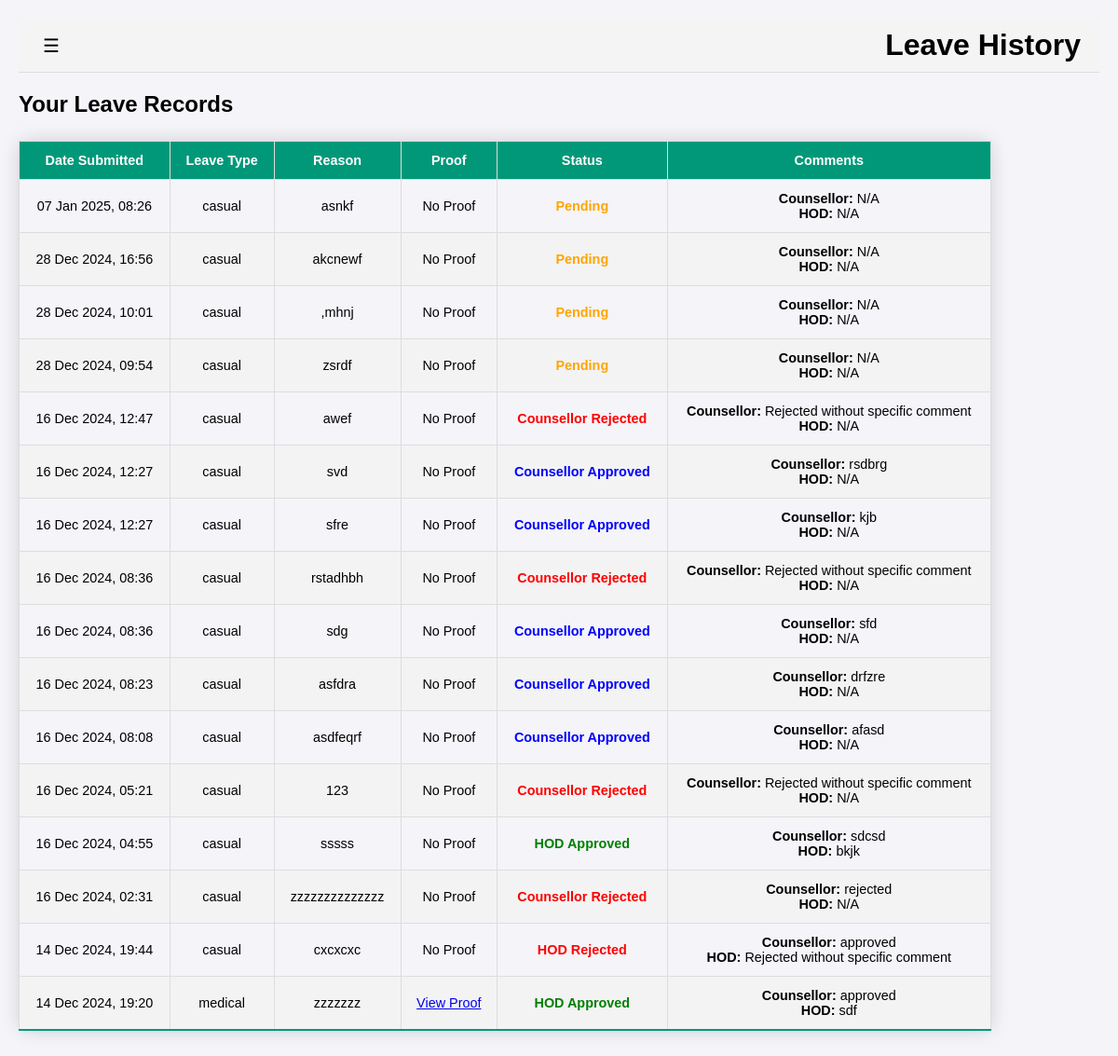
The app's page /lms/leave/history (signed in), older data.
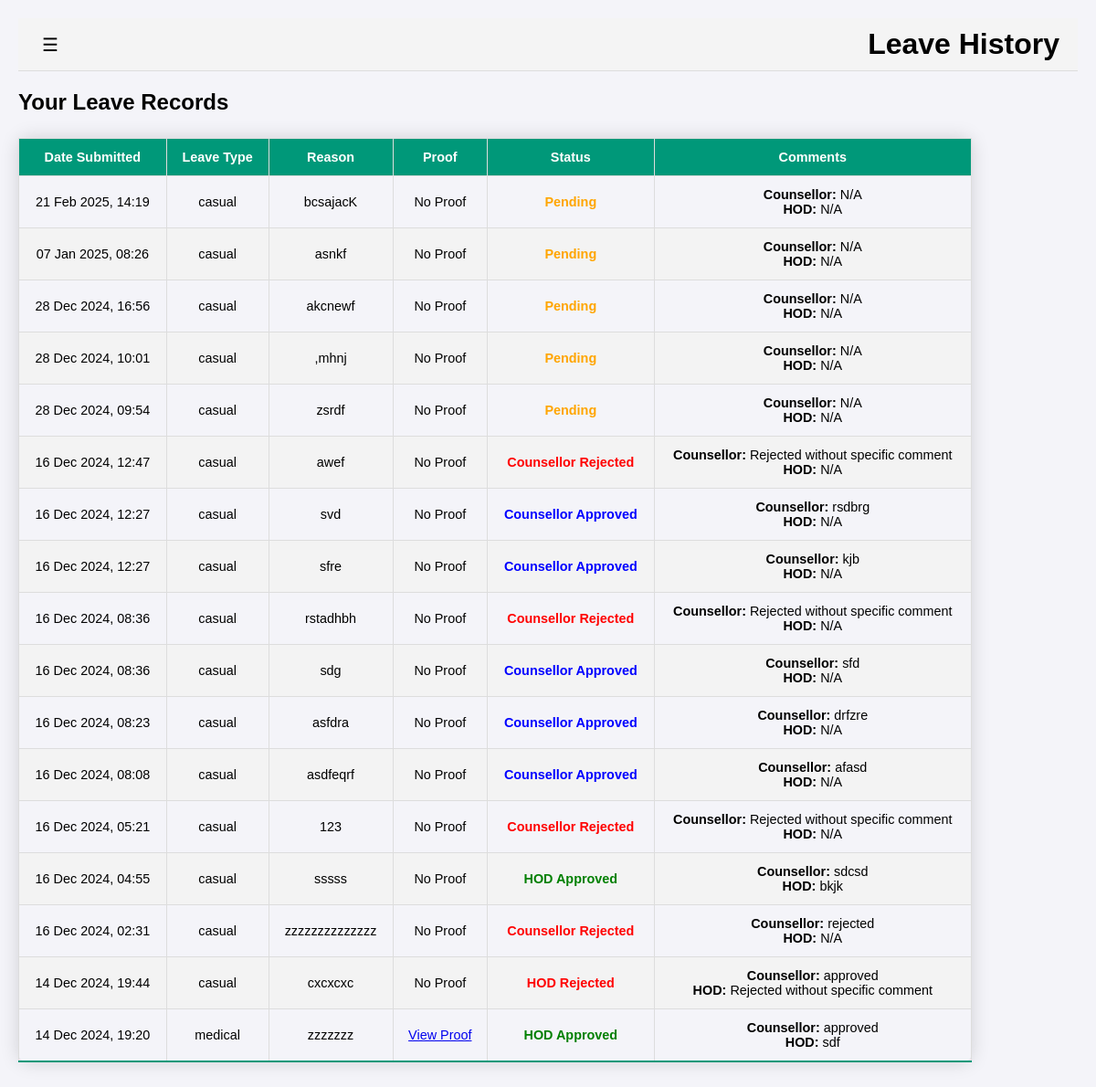
The same page, newer data.
### lms/models.py (models this page shows, shortened)
class LeaveRequest(models.Model):
    student = models.ForeignKey(Student, on_delete=models.CASCADE)
    counsellor = models.ForeignKey(Counsellor, on_delete=models.SET_NULL, null=True, blank=True)
    semester = models.ForeignKey(Semester, on_delete=models.CASCADE, default=1)
    leave_type = models.CharField(max_length=20)
    duration = models.CharField(max_length=10)
    date = models.DateField(null=True, blank=True)
    start_date = models.DateField(null=True, blank=True)
    end_date = models.DateField(null=True, blank=True)
    reason = models.TextField()
    proof = models.FileField(upload_to='proofs/', blank=True, null=True)
    submitted_at = models.DateTimeField(auto_now_add=True)

### lms/views.py (the view)
# urls.py: path('leave/history', views.leave_history, name='leave_history'),
@login_required
def leave_history(request):
    student = get_object_or_404(Student, user=request.user)
    latest_status = LeaveStatus.objects.filter(
        leave_request=OuterRef('pk')
    ).order_by('-changed_at').values('status')[:1]
    counsellor_comment = LeaveStatus.objects.filter(
        leave_request=OuterRef('pk')
    ).order_by('-changed_at').values('counsellor_comment')[:1]
    hod_comment = LeaveStatus.objects.filter(
        leave_request=OuterRef('pk')
    ).order_by('-changed_at').values('hod_comment')[:1]
    user_leaves = LeaveRequest.objects.filter(student=student).annotate(
        latest_status=Subquery(latest_status),
        counsellor_comment=Subquery(counsellor_comment),
        hod_comment=Subquery(hod_comment)
    ).order_by('-submitted_at')
    context = {
        'user_leaves': user_leaves,
    }
    return render(request, 'leave_history.html', context)

### templates/leave_history.html (shortened to what the changed rows need)
<!DOCTYPE html>
{% load static %}
<html lang="en">
<head>
    <link rel="stylesheet" href="{% static 'css/base.css' %}">
</head>
<body>
    <div id="wrapper">
        <div id="content">
            <header>
                <h1>Leave History</h1>
            </header>
            <main>
                <h2>Your Leave Records</h2>
                <table border="1" cellspacing="0" cellpadding="10">
                    <thead>
                        <tr>
                            <th>Date Submitted</th>
                            <th>Leave Type</th>
                            <th>Reason</th>
                            <th>Proof</th>
                            <th>Status</th>
                            <th>Comments</th>
                        </tr>
                    </thead>
                    <tbody>
                        {% for leave in user_leaves %}
                        <tr>
                            <td>{{ leave.submitted_at|date:"d M Y, H:i" }}</td>
                            <td>{{ leave.leave_type }}</td>
                            <td>{{ leave.reason }}</td>
                            <td>
                                {% if leave.proof %}
                                    <a href="{{ leave.proof.url }}" target="_blank">View Proof</a>
                                {% else %}
                                    No Proof
                                {% endif %}
                            </td>
                            <td>
                                {% if leave.latest_status == "pending" %}
                                    <span style="color: orange; font-weight: bold;">Pending</span>
                                {% elif leave.latest_status == "approved_by_counsellor" %}
                                    <span style="color: blue; font-weight: bold;">Counsellor Approved</span>
                                {% elif leave.latest_status == "rejected_by_counsellor" %}
                                    <span style="color: red; font-weight: bold;">Counsellor Rejected</span>
                                {% elif leave.latest_status == "approved_by_hod" %}
                                    <span style="color: green; font-weight: bold;">HOD Approved</span>
                                {% elif leave.latest_status == "rejected_by_hod" %}
                                    <span style="color: red; font-weight: bold;">HOD Rejected</span>
                                {% elif leave.latest_status == "final_approved" %}
                                    <span style="color: green; font-weight: bold;">Approved</span>
                                {% elif leave.latest_status == "final_rejected" %}
                                    <span style="color: red; font-weight: bold;">Rejected</span>
                                {% else %}
                                    <span style="color: gray; font-weight: bold;">Unknown</span>
                                {% endif %}
                            </td>
                            <td>
                                <div>
                                    <strong>Counsellor:</strong>
                                    {% if leave.counsellor_comment %}
                                        {{ leave.counsellor_comment }}
                                    {% else %}
                                        N/A
                                    {% endif %}
                                </div>
                                <div>
                                    <strong>HOD:</strong>
                                    {% if leave.hod_comment %}
                                        {{ leave.hod_comment }}
                                    {% else %}
                                        N/A
                                    {% endif %}
                                </div>
                            </td>
                        </tr>
                        {% empty %}
                        <tr>
                            <td colspan="6">No leave records found.</td>
                        </tr>
                        {% endfor %}
                    </tbody>
                </table>
            </main>
        </div>
    </div>
</body>
</html>

Row changes from the older to the newer data that the page shows:
added LeaveRequest: submitted_at "21 Feb 2025, 14:19", leave_type "casual", reason "bcsajacK", proof "No Proof", shows "Pending", shows "N/A"
